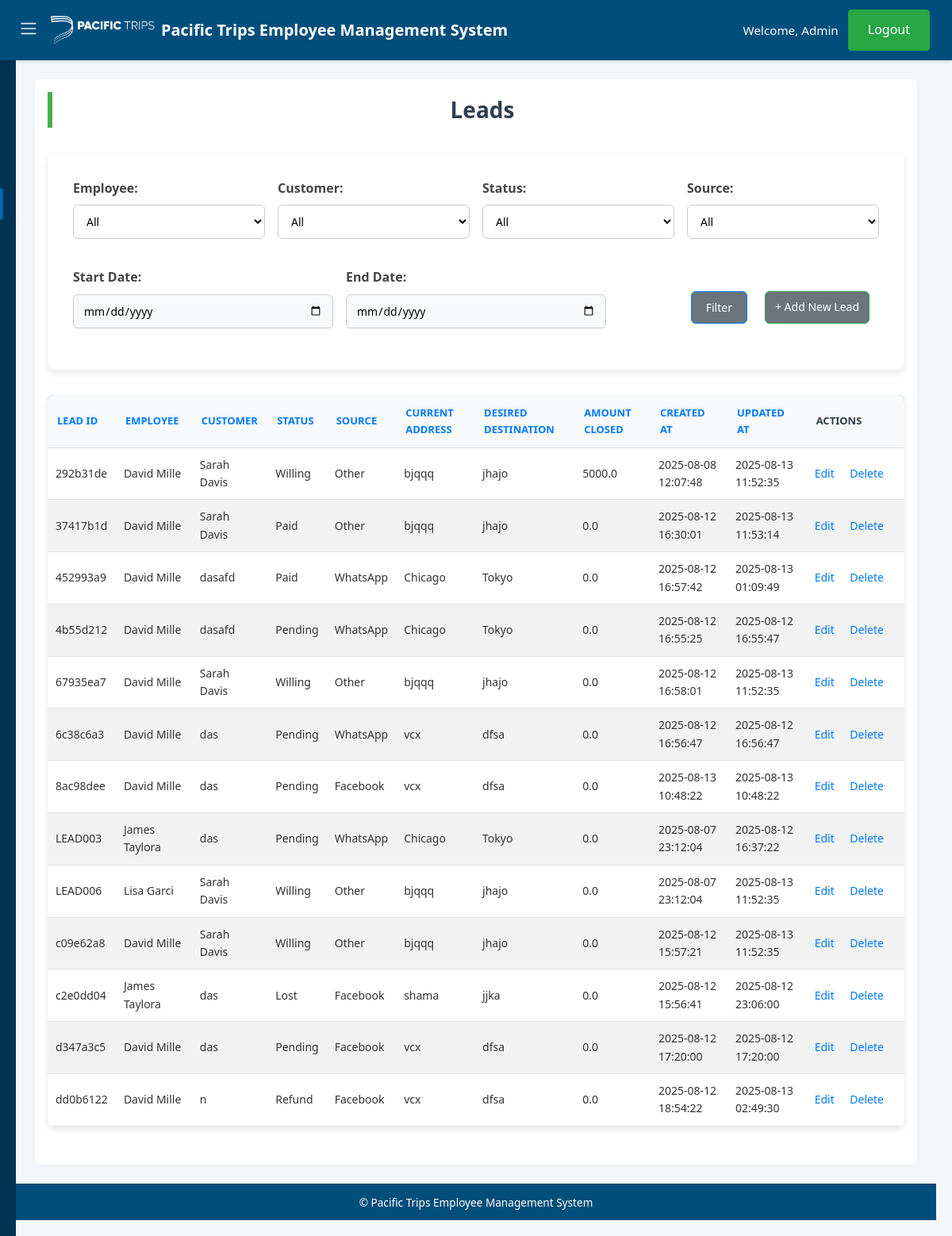
/leads (signed in), run on an earlier commit of the app's database.
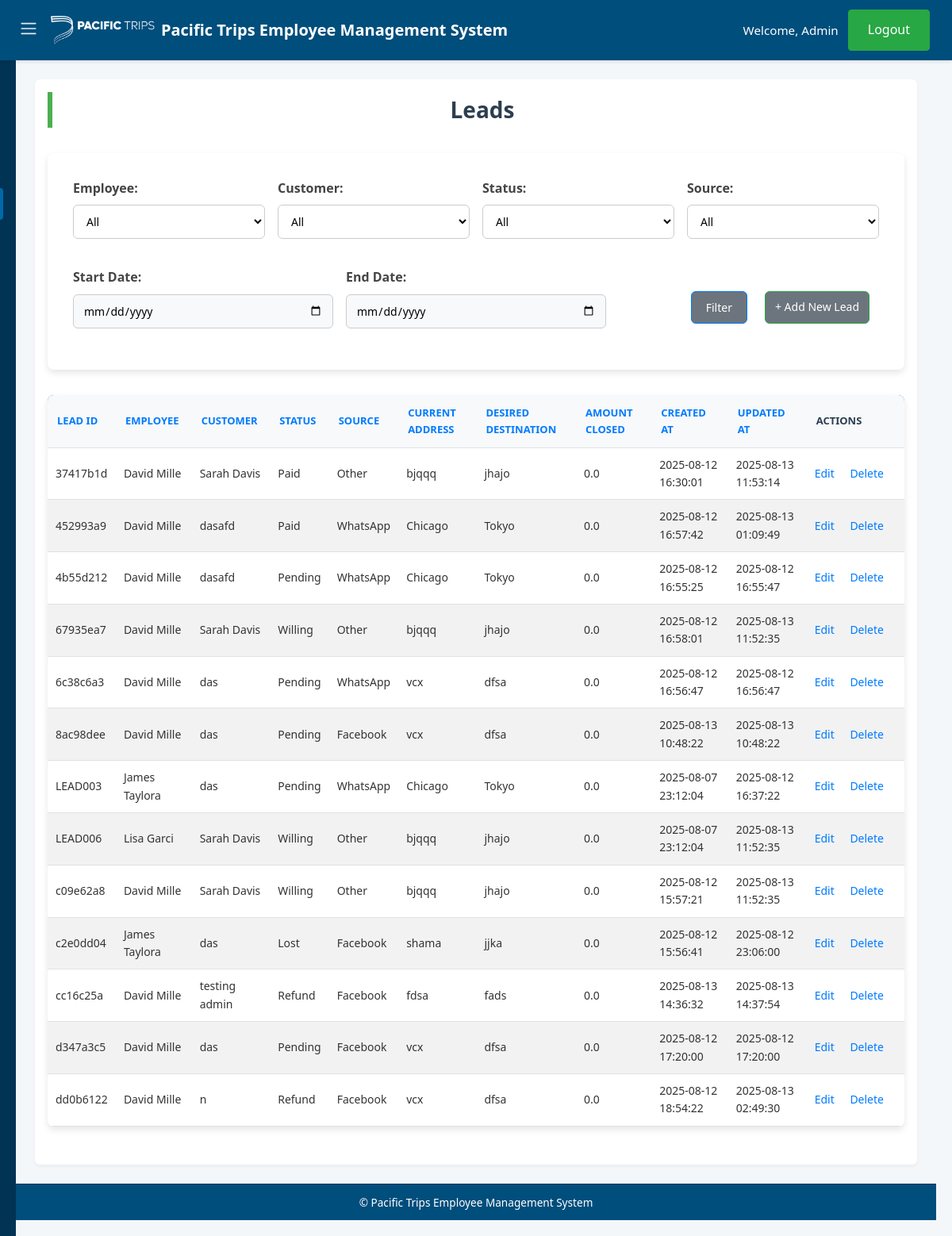
And on a later commit of the database.
### tables this page shows
CREATE TABLE leads (
    employeeLeadId TEXT PRIMARY KEY,
    employeeId TEXT NOT NULL,
    employeeName TEXT NOT NULL,
    employeeContactNo TEXT NOT NULL,
    customerName TEXT NOT NULL,
    customerId TEXT NOT NULL,
    customerContactNo TEXT NOT NULL,
    currentAddress TEXT NOT NULL,
    desiredDestination TEXT NOT NULL,
    status TEXT NOT NULL CHECK (status IN ('Pending', 'Contacted', 'Lost', 'Willing', 'Paid', 'Refund', 'Confirmed')),
    source TEXT NOT NULL CHECK (source IN ('Facebook', 'WhatsApp', 'Reference', 'TikTok', 'Other')),
    createdAt TEXT DEFAULT CURRENT_TIMESTAMP,
    updatedAt TEXT DEFAULT CURRENT_TIMESTAMP, amountClosed REAL DEFAULT 0,
    FOREIGN KEY (employeeId) REFERENCES employees(empId),
    FOREIGN KEY (customerId) REFERENCES customers(customerId)
);

CREATE TABLE employees (
    empId TEXT PRIMARY KEY,
    empName TEXT NOT NULL,
    phoneNo TEXT,
    targetAmount REAL NOT NULL CHECK (targetAmount >= 0),
    achievedAmount REAL NOT NULL CHECK (achievedAmount >= 0),
    createdAt TEXT DEFAULT CURRENT_TIMESTAMP,
    updatedAt TEXT DEFAULT CURRENT_TIMESTAMP
);

CREATE TABLE customers (
    customerId TEXT PRIMARY KEY,
    customerName TEXT NOT NULL,
    phone TEXT NOT NULL,
    source TEXT NOT NULL,
    currentLocation TEXT NOT NULL,
    desiredDestination TEXT NOT NULL,
    dateOfArrival TEXT,
    createdAt TEXT DEFAULT CURRENT_TIMESTAMP,
    updatedAt TEXT DEFAULT CURRENT_TIMESTAMP
, status TEXT);

### app.py (the view)
    def wrap(*args, **kwargs):
        if 'user_id' not in session:
            flash('Please login first.', 'danger')
            return redirect(url_for('login'))
        return f(*args, **kwargs)

### app.py (called while the page is built)
def get_db_connection():
    conn = sqlite3.connect(DATABASE, timeout=10)
    conn.row_factory = sqlite3.Row
    conn.execute("PRAGMA journal_mode=WAL")
    return conn

def get_all_employees():
    with closing(get_db_connection()) as conn:
        with closing(conn.cursor()) as cursor:
            cursor.execute("SELECT empId, empName FROM employees")
            return cursor.fetchall()

def get_all_customers():
    with closing(get_db_connection()) as conn:
        with closing(conn.cursor()) as cursor:
            cursor.execute("SELECT customerId, customerName FROM customers")
            return cursor.fetchall()

def login_required(f):
    def wrap(*args, **kwargs):
        if 'user_id' not in session:
            flash('Please login first.', 'danger')
            return redirect(url_for('login'))
        return f(*args, **kwargs)
    wrap.__name__ = f.__name__
    return wrap

### templates/leads.html (shortened to what this page needs)
{% extends "base.html" %}
{% block content %}
<h2>Leads</h2>
<form method="get" action="{{ url_for('leads') }}">
    {% if session.role == 'admin' %}
    <div>
        <label for="employeeId">Employee:</label>
        <select name="employeeId">
            <option value="">All</option>
        </select>
    </div>
    {% endif %}
    <div>
        <label for="customerId">Customer:</label>
        <select name="customerId">
            <option value="">All</option>
        </select>
    </div>
    <div>
        <label for="status">Status:</label>
        <select name="status">
            <option value="">All</option>
        </select>
    </div>
    <div>
        <label for="source">Source:</label>
        <select name="source">
            <option value="">All</option>
        </select>
    </div>
    <div>
        <label for="start_date">Start Date:</label>
        <input type="date" name="start_date" value="{{ filters.start_date }}">
    </div>
    <div>
        <label for="end_date">End Date:</label>
        <input type="date" name="end_date" value="{{ filters.end_date }}">
    </div>
    <div class="form-buttons">
        <button type="submit" class="btn">Filter</button>
        <a href="{{ url_for('add_customer') }}" class="btn">+ Add New Lead</a>
    </div>
</form>
<table>
    <thead>
        <tr>
            <th><a href="{{ url_for('leads', sort_by='employeeLeadId', sort_order='desc' if sort_by == 'employeeLeadId' and sort_order == 'asc' else 'asc', **filters) }}">Lead ID</a></th>
            {% if session.role == 'admin' %}
            <th><a href="{{ url_for('leads', sort_by='emp_name', sort_order='desc' if sort_by == 'emp_name' and sort_order == 'asc' else 'asc', **filters) }}">Employee</a></th>
            {% endif %}
            <th><a href="{{ url_for('leads', sort_by='cust_name', sort_order='desc' if sort_by == 'cust_name' and sort_order == 'asc' else 'asc', **filters) }}">Customer</a></th>
            <th><a href="{{ url_for('leads', sort_by='status', sort_order='desc' if sort_by == 'status' and sort_order == 'asc' else 'asc', **filters) }}">Status</a></th>
            <th><a href="{{ url_for('leads', sort_by='source', sort_order='desc' if sort_by == 'source' and sort_order == 'asc' else 'asc', **filters) }}">Source</a></th>
            <th><a href="{{ url_for('leads', sort_by='currentAddress', sort_order='desc' if sort_by == 'currentAddress' and sort_order == 'asc' else 'asc', **filters) }}">Current Address</a></th>
            <th><a href="{{ url_for('leads', sort_by='desiredDestination', sort_order='desc' if sort_by == 'desiredDestination' and sort_order == 'asc' else 'asc', **filters) }}">Desired Destination</a></th>
            <th><a href="{{ url_for('leads', sort_by='amountClosed', sort_order='desc' if sort_by == 'amountClosed' and sort_order == 'asc' else 'asc', **filters) }}">Amount Closed</a></th>
            <th><a href="{{ url_for('leads', sort_by='createdAt', sort_order='desc' if sort_by == 'createdAt' and sort_order == 'asc' else 'asc', **filters) }}">Created At</a></th>
            <th><a href="{{ url_for('leads', sort_by='updatedAt', sort_order='desc' if sort_by == 'updatedAt' and sort_order == 'asc' else 'asc', **filters) }}">Updated At</a></th>
            <th>Actions</th>
        </tr>
    </thead>
    <tbody>
        {% for lead in leads %}
        <tr>
            <td>{{ lead.employeeLeadId }}</td>
            {% if session.role == 'admin' %}
            <td>{{ lead.emp_name }}</td>
            {% endif %}
            <td>{{ lead.cust_name }}</td>
            <td>{{ lead.status }}</td>
            <td>{{ lead.source }}</td>
            <td>{{ lead.currentAddress }}</td>
            <td>{{ lead.desiredDestination }}</td>
            <td>{{ lead.amountClosed }}</td>
            <td>{{ lead.createdAt }}</td>
            <td>{{ lead.updatedAt }}</td>
            <td>
                <a href="{{ url_for('edit_lead', lead_id=lead.employeeLeadId) }}">Edit</a>
                <a href="{{ url_for('delete_lead', lead_id=lead.employeeLeadId) }}" onclick="return confirm('Are you sure?')">Delete</a>
            </td>
        </tr>
        {% endfor %}
    </tbody>
</table>
{% endblock %}

### templates/base.html (shortened to what this page needs)
<!DOCTYPE html>
<html lang="en">
<head>
    <link rel="stylesheet" href="{{ url_for('static', filename='style.css') }}">
    <link rel="stylesheet" href="{{ url_for('static', filename='customers.css') }}">
    <link rel="stylesheet" href="{{ url_for('static', filename='employees.css') }}">
    <link rel="stylesheet" href="{{ url_for('static', filename='dashboard.css') }}">
    <link rel="stylesheet" href="{{ url_for('static', filename='add form.css') }}">
</head>
<body>
    <header class="header">
        <div class="header-left">
            <button class="menu-toggle" aria-label="Toggle Sidebar">
                <span class="navbar-toggler-icon"></span>
            </button>
            <a class="navbar-brand" href="{{ url_for('index') }}">
                <img src="{{ url_for('static', filename='logo.webp') }}" class="logo" alt="EMS Logo">
                Pacific Trips Employee Management System
            </a>
        </div>
        {% if session.user_id %}
        <div class="header-right">
            <span class="navbar-text">Welcome, {{ session.user_name }}</span>
            <a class="btn btn-outline-primary" href="{{ url_for('logout') }}">Logout</a>
        </div>
        {% else %}
        <div class="header-right">
            <a class="btn btn-outline-primary me-2" href="{{ url_for('login') }}">Login</a>
            <a class="btn btn-outline-primary" href="{{ url_for('register') }}">Register</a>
        </div>
        {% endif %}
    </header>
    <div class="layout">
        <nav class="sidebar sidebar-closed">
            <ul class="nav flex-column">
                {% if session.user_id %}
                {% if session.role == 'admin' %}
                <li class="nav-item">
                    <a class="nav-link {% if request.endpoint == 'dashboard' %}active{% endif %}"
                        href="{{ url_for('dashboard') }}">Dashboard</a>
                </li>
                <li class="nav-item">
                    <a class="nav-link {% if request.endpoint == 'customers' %}active{% endif %}"
                        href="{{ url_for('customers') }}">Customers</a>
                </li>
                <li class="nav-item">
                    <a class="nav-link {% if request.endpoint == 'employees' %}active{% endif %}"
                        href="{{ url_for('employees') }}">Employees</a>
                </li>
                <li class="nav-item">
                    <a class="nav-link {% if request.endpoint == 'leads' %}active{% endif %}"
                        href="{{ url_for('leads') }}">Leads</a>
                </li>
                <li class="nav-item">
                    <a class="nav-link {% if request.endpoint == 'status_changes' %}active{% endif %}"
                        href="{{ url_for('status_changes') }}">Status Changes</a>
                </li>
                <li class="nav-item">
                    <a class="nav-link {% if request.endpoint == 'logs' %}active{% endif %}"
                        href="{{ url_for('logs') }}">Logs</a>
                </li>
                {% endif %}
                {% endif %}
            </ul>
        </nav>
        <main class="main-content">
            <div class="container py-5">
                {% block content %}{% endblock %}
            </div>
        </main>
    </div>
    <footer class="footer">
        &copy; {{ current_year }} Pacific Trips Employee Management System
    </footer>
</body>
</html>

### static/style.css (style rules this page uses)
* { margin: 0; padding: 0; box-sizing: border-box; }
body { font-family: 'Segoe UI', Tahoma, Geneva, Verdana, sans-serif; background-color: #f4f7fa; color: #333; line-height: 1.6; min-height: 100vh; display: flex; flex-direction: column; }
a { text-decoration: none; transition: color 0.3s ease, background-color 0.3s ease; }
.header { background-color: #004e7c; color: white; padding: 0.75rem 1rem; display: flex; justify-content: space-between; align-items: center; box-shadow: 0 2px 4px rgba(0, 0, 0, 0.1); position: fixed; top: 0; left: 0; right: 0; z-index: 1000; }
.header-left { display: flex; align-items: center; gap: 0.5rem; }
.navbar-brand { font-size: 1.25rem; font-weight: 700; color: white; display: flex; align-items: center; gap: 0.5rem; }
.navbar-brand img.logo { height: 36px; width: auto; object-fit: contain; }
.header-right { display: flex; align-items: center; gap: 0.75rem; }
.navbar-text { color: white; font-size: 0.95rem; font-weight: 500; }
.btn-outline-primary { border-color: #007bff; color: #f5f7fa; font-weight: 500; padding: 0.4rem 1rem; border-radius: 4px; transition: all 0.3s ease; font-size: 0.9rem; }
.menu-toggle { background: none; border: none; color: white; font-size: 1.25rem; cursor: pointer; padding: 0.5rem; line-height: 1; }
.menu-toggle .navbar-toggler-icon { width: 24px; height: 24px; display: inline-block; }
.layout { display: flex; margin-top: 56px; min-height: calc(100vh - 56px - 48px); }
.sidebar { width: 220px; background-color: #003354; color: white; padding: 1.5rem 1rem; display: flex; flex-direction: column; position: fixed; top: 56px; bottom: 0; z-index: 999; transition: transform 0.3s ease; }
.sidebar .nav { list-style: none; padding: 0; margin: 0; display: flex; flex-direction: column; gap: 0.75rem; }
.sidebar .nav-link { color: white; font-size: 0.95rem; font-weight: 500; padding: 0.5rem 1rem; border-radius: 4px; transition: background-color 0.2s ease, color 0.2s ease; display: flex; align-items: center; }
.sidebar .nav-link:hover, .sidebar .nav-link.active { background-color: #0069aa; color: white; }
.sidebar-closed { transform: translateX(-100%); }
.main-content { flex-grow: 1; padding: 1.5rem; transition: margin-left 0.3s ease; margin-left: 220px; }
.sidebar-closed~.main-content { margin-left: 0; }
.container { max-width: 1140px; margin: 0 auto; padding: 1rem; background-color: white; border-radius: 6px; box-shadow: 0 2px 4px rgba(0, 0, 0, 0.05); }
.footer { background-color: #004e7c; color: white; text-align: center; padding: 0.75rem; font-size: 0.85rem; border-top: 1px solid #003354; margin-top: auto; }
html { scroll-behavior: smooth; }
button, a, .menu-toggle { touch-action: manipulation; }

### static/customers.css (style rules this page uses)
* { box-sizing: border-box; margin: 0; padding: 0; font-family: 'Segoe UI', Tahoma, Geneva, Verdana, sans-serif; }
body { background: #f6f9fc; color: #333; padding: 40px; }
h2 { margin-bottom: 25px; font-size: 28px; color: #222; border-left: 6px solid #4CAF50; padding-left: 10px; }
.btn { display: inline-block; background-color: #4CAF50; color: white; padding: 10px 16px; text-decoration: none; border-radius: 6px; margin-right: 12px; font-size: 14px; font-weight: 600; transition: background-color 0.3s, transform 0.2s; border: none; cursor: pointer; }
table { width: 100%; border-collapse: collapse; background: #fff; box-shadow: 0 4px 10px rgba(0,0,0,0.05); border-radius: 10px; overflow: hidden; }
thead { background-color: #4CAF50; color: white; }
th, td { padding: 12px 15px; text-align: left; font-size: 14px; border-bottom: 1px solid #eee; }
th { font-weight: 600; text-transform: uppercase; font-size: 13px; }
td:last-child { white-space: nowrap; }

What changed in the data, as far as the page shows it:
removed leads: employeeLeadId "292b31de", emp_name "David Mille", cust_name "Sarah Davis", status "Willing", source "Other", currentAddress "bjqqq", desiredDestination "jhajo", amountClosed "5000.0", createdAt "2025-08-08 12:07:48", updatedAt "2025-08-13 11:52:35"
added leads: employeeLeadId "cc16c25a", emp_name "David Mille", cust_name "testing admin", status "Refund", source "Facebook", currentAddress "fdsa", desiredDestination "fads", amountClosed "0.0", createdAt "2025-08-13 14:36:32", updatedAt "2025-08-13 14:37:54"
